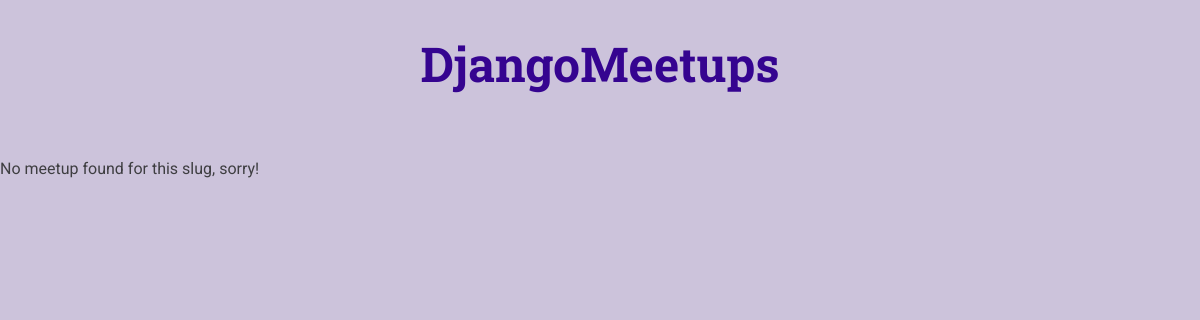
The app's page /meetups/a-first-meetup, older data.
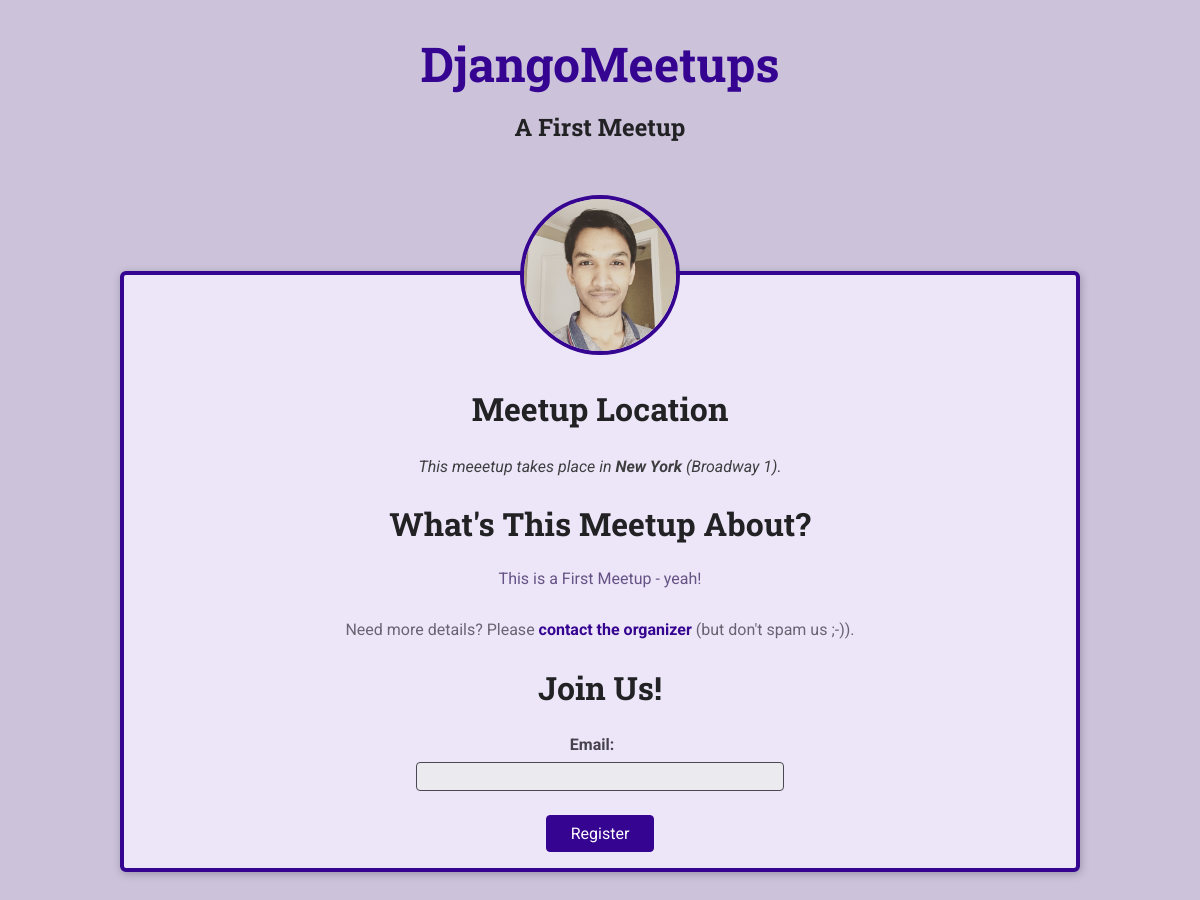
The same page, newer data.
### meetups/models.py (models this page shows, shortened)
class Meetup(models.Model):
    title = models.CharField(max_length=200)
    organizer_email = models.EmailField()
    date = models.DateField()
    slug = models.SlugField(unique=True)
    description = models.TextField()
    image = models.ImageField(upload_to='images')
    location = models.ForeignKey(Location, on_delete=models.CASCADE)
    participant = models.ManyToManyField(Participant, blank=True, null=True)

class Location(models.Model):
    name = models.CharField(max_length=200)
    address = models.CharField(max_length=300)

### meetups/views.py (the view)
def meetup_details(request, meetup_slug):
    try:
        selected_meetup = Meetup.objects.get(slug=meetup_slug)
        registration_form = RegistrationForm()
        return render(request, 'meetups/meetup-details.html', {
            'meetup_found': True,
            'meetup': selected_meetup,
            'form': registration_form
        })
    except Exception as exc:
        return render(request, 'meetups/meetup-details.html', {
            'meetup_found': False
        })

### meetups/forms.py
class RegistrationForm(forms.ModelForm):
    class Meta:
        model = Participant
        fields = ['email']

### meetups/templates/meetups/meetup-details.html (shortened to what this page needs)
{% extends 'meetups/base/base.html' %}
{% load static %}
{% block site_css %}
<link rel="stylesheet" href="{% static 'meetups/styles/meetup-detail.css' %}" />
{% endblock %}
{% block main_heading %}
{{ meetup.title }}
{% endblock %}
{% block body %}
{% if meetup_found %}
<article>
  <img id="main-image" src="{{ meetup.image.url }}" alt="{{ meetup.title }}" />
  <section id="location">
    <h2>Meetup Location</h2>
    <address>
      This meeetup takes place in <span>{{ meetup.location.name }}</span> ({{ meetup.location.address }}).
    </address>
  </section>
  <section id="details">
    <h2>What's This Meetup About?</h2>
    <p>{{ meetup.description }}</p>
    <footer>
      <p>
        Need more details? Please
        <a href="">contact the organizer</a> (but don't spam us ;-)).
      </p>
    </footer>
  </section>
  <section id="registration">
    <h2>Join Us!</h2>
    <form action="">
      <ul>
        {{ form.as_ul }}
      </ul>
      <div id="registration-actions">
        <button>Register</button>
      </div>
    </form>
  </section>
</article>
{% else %}
<p>No meetup found for this slug, sorry!</p>
{% endif %}
{% endblock %}

Row changes from the older to the newer data that the page shows:
now on this page (row edited): Meetup: title "A First Meetup", image (picture), location.name "New York", location.address "Broadway 1", description "This is a First Meetup - yeah!"
Text that changed along with them:
text no longer shown: "No meetup found for this slug, sorry!"
text now shown: "Meetup Location This meeetup takes place in ( ). What's This Meetup About? Need more details? Please contact the organizer (but don't spam us ;-)). Join Us! Email: Register"
